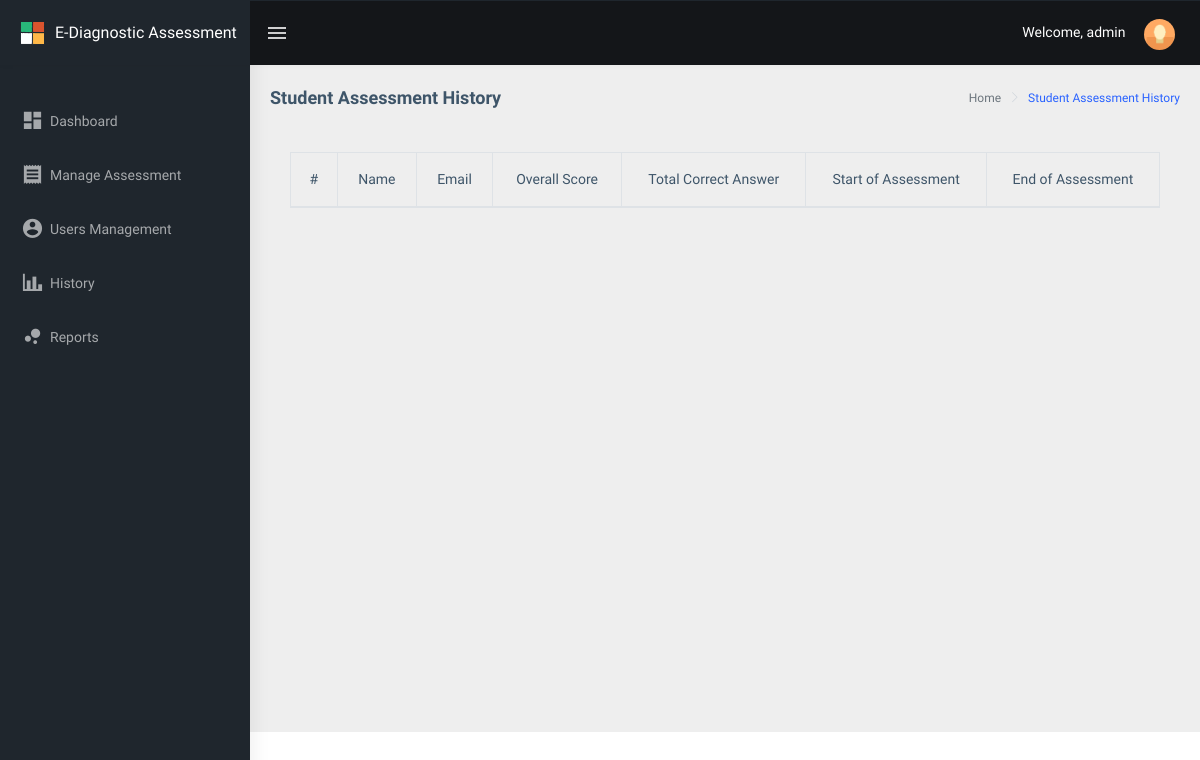
The page /public/main/teacher/history/index.php (signed in) on the database as committed earlier.
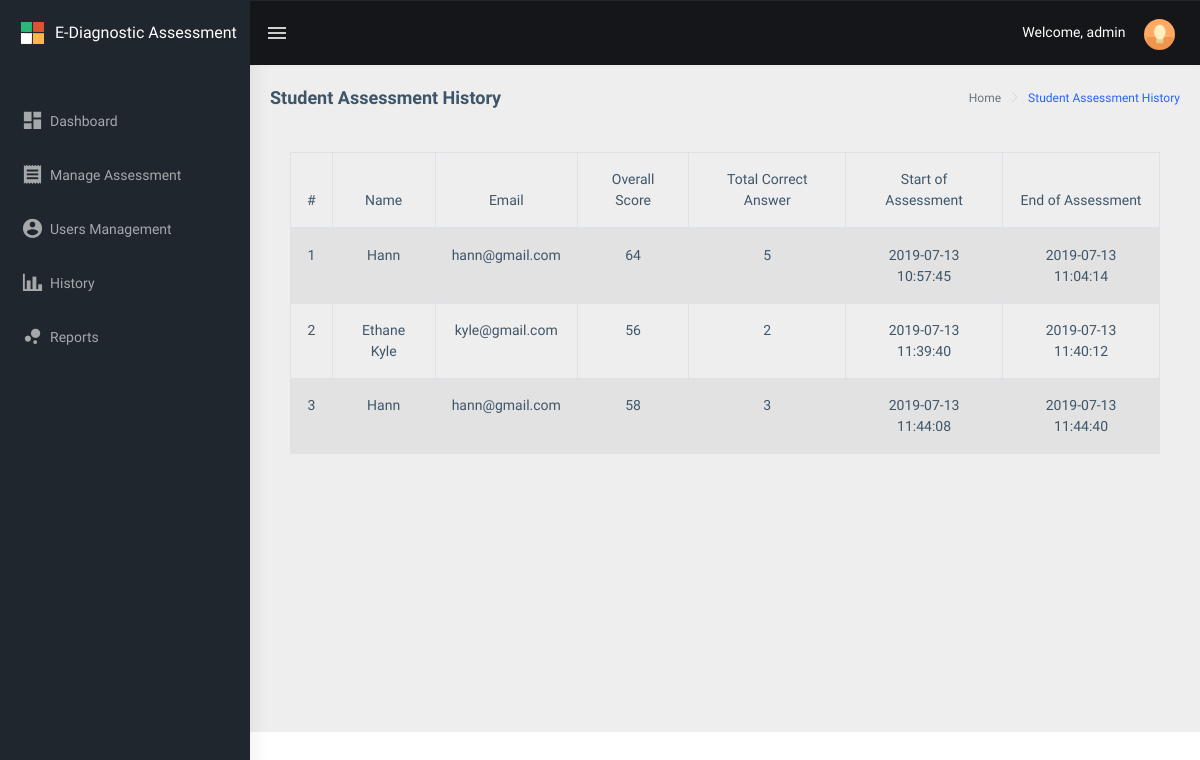
The same page on the database as committed later.
### tables this page shows
CREATE TABLE `drxassessment_assessment_history` (
  `drxassessment_id` int(11) NOT NULL,
  `user_id` int(11) NOT NULL,
  `user_name` text NOT NULL,
  `user_email` text NOT NULL,
  `domain_name` text NOT NULL,
  `questions` text NOT NULL,
  `answer` text NOT NULL,
  `total_correct_answer` int(25) NOT NULL,
  `overall_score` int(100) NOT NULL,
  `created_at` datetime NOT NULL DEFAULT CURRENT_TIMESTAMP,
  `start_at` datetime NOT NULL,
  `end_at` datetime NOT NULL
);

### public/main/teacher/history/index.php (the view, shortened to what this page needs)
<?php
include("../../../../config/common/asdasf9z09x0c90zx90123.php");
$connection->setAttribute(PDO::ATTR_ERRMODE, PDO::ERRMODE_EXCEPTION);
if (!empty($_SESSION['drxassessmentname'])) {
    $drxassessmentname = $_SESSION['drxassessmentname'];
} else {
    $drxassessmentname = "";
}
?>
<!DOCTYPE html>
<html dir="ltr" lang="en">
<head>
    <link href="../../../assets/libs/flot/css/float-chart.css" rel="stylesheet">
    <link href="../../../dist/css/style.min.css" rel="stylesheet">
    <link href="../../../assets/libs/datatables.net-bs4/css/dataTables.bootstrap4.css" rel="stylesheet">
</head>
<body>
    <div id="main-wrapper">
        <header class="topbar" data-navbarbg="skin5">
            <nav class="navbar top-navbar navbar-expand-md navbar-dark">
                <div class="navbar-header" data-logobg="skin5">
                    <a class="navbar-brand" href="../../../main/teacher">
                        <b class="logo-icon p-l-10">
                            <img src="../../../assets/images/logo-icon.png" alt="homepage" class="light-logo" />
                        </b>
                        <span class="logo-text">
                             <span style="font-size: 16px;">E-Diagnostic Assessment</span>
                        </span>
                    </a>
                </div>
                <div class="navbar-collapse collapse" id="navbarSupportedContent" data-navbarbg="skin5">
                    <ul class="navbar-nav float-left mr-auto">
                        <li class="nav-item d-none d-md-block"><a class="nav-link sidebartoggler waves-effect waves-light" href="javascript:void(0)" data-sidebartype="mini-sidebar"><i class="mdi mdi-menu font-24"></i></a></li>
                    </ul>
                    <ul class="navbar-nav float-right">
                        <li class="nav-item dropdown">
                          <span style="color: #fff;">Welcome, <?php echo $drxassessmentname; ?></span>
                            <a class="nav-link dropdown-toggle text-muted waves-effect waves-dark pro-pic" href="" data-toggle="dropdown" aria-haspopup="true" aria-expanded="false"><img src="../../../assets/images/users/1.jpg" alt="user" class="rounded-circle" width="31" height="31"></a>
                        </li>
                    </ul>
                </div>
            </nav>
        </header>
        <aside class="left-sidebar" data-sidebarbg="skin5">
            <div class="scroll-sidebar">
                <nav class="sidebar-nav">
                    <ul id="sidebarnav" class="p-t-30">
                        <li class="sidebar-item"> <a class=" sidebar-link waves-effect waves-dark sidebar-link" href="../../../main/teacher/" aria-expanded="false"><i class="mdi mdi-view-dashboard"></i><span class="hide-menu">Dashboard</span></a></li>
                        <li class="sidebar-item"> <a class="sidebar-link waves-effect waves-dark sidebar-link" href="../assessment/" aria-expanded="false"><i class="mdi mdi-receipt"></i><span class="hide-menu">Manage Assessment </span></a></li>
                        <li class="sidebar-item"> <a class="sidebar-link waves-effect waves-dark sidebar-link" href="../usersmanagement/" aria-expanded="false"><i class="mdi mdi-account-circle"></i><span class="hide-menu">Users Management</span></a></li>
                        <li class="active sidebar-item"> <a class="sidebar-link waves-effect waves-dark sidebar-link" href="../history/" aria-expanded="false"><i class="mdi mdi-chart-bar"></i><span class="hide-menu">History</span></a></li>
                        <li class="sidebar-item"> <a class="sidebar-link waves-effect waves-dark sidebar-link" href="../reports/" aria-expanded="false"><i class="mdi mdi-chart-bubble"></i><span class="hide-menu">Reports</span></a></li>
                    </ul>
                </nav>
            </div>
        </aside>
        <div class="page-wrapper">
             <div class="page-breadcrumb">
                <div class="row">
                    <div class="col-12 d-flex no-block align-items-center">
                        <h4 class="page-title">Student Assessment History</h4>
                        <div class="ml-auto text-right">
                            <nav aria-label="breadcrumb">
                                <ol class="breadcrumb">
                                    <li class="breadcrumb-item active" aria-current="page">Home</li>
                                    <li class="breadcrumb-item active" aria-current="page"><a href="../history/">Student Assessment History</a></li>
                                </ol>
                            </nav>
                        </div>
                    </div>
                </div>
            </div>
            <div class="container-fluid">
			<div class="card-body">
			 <div class="table-responsive">
					<table id="zero_config" class="table table-striped table-bordered">
							<thead>
									<tr>
											<th class="text-center">#</th>
											<th class="text-center">Name</th>
											<th class="text-center">Email</th>
											<th class="text-center">Overall Score</th>
											<th class="text-center">Total Correct Answer</th>
                                            <th class="text-center">Start of Assessment</th>
											<th class="text-center">End of Assessment</th>
									</tr>
							</thead>
							<tbody>
							<?php
    	                          $drx_count = 0;
    							  $result = $connection->prepare("SELECT * FROM drxassessment_assessment_history");
    						      $result->execute();
                              while ($row = $result->fetch(PDO::FETCH_ASSOC)) {
                                  $drx_count++;
    							  $user_email = $row['user_email'];
    							  $user_name = $row['user_name'];
    							  $total_correct_answer = $row['total_correct_answer'];
                                  $overall_score = $row['overall_score'];
                                  $start_at = $row['start_at'];
    							  $end_at = $row['end_at'];
	                         ?>
        							<tr>
        								<td class="text-center"><?php echo $drx_count; ?></td>
        								<td class="text-center"><?php echo $user_name; ?></td>
        								<td class="text-center"><?php echo $user_email; ?></td>
        								<td class="text-center"><?php echo $overall_score; ?></td>
        								<td class="text-center"><?php echo $total_correct_answer; ?></td>
                                        <td class="text-center"><?php echo $start_at; ?></td>
        								<td class="text-center"><?php echo $end_at; ?></td>
        							</tr>
        						<?php } ?>
					</tbody>
			</table>
	</div>
            </div>
        </div>
    </div>
</body>
</html>

Rows that differ between the two databases and show on the page:
added drxassessment_assessment_history: user_name "Hann", user_email "hann@gmail.com", overall_score "64", total_correct_answer "5", start_at "2019-07-13 10:57:45", end_at "2019-07-13 11:04:14"
added drxassessment_assessment_history: user_name "Ethane Kyle", user_email "kyle@gmail.com", overall_score "56", total_correct_answer "2", start_at "2019-07-13 11:39:40", end_at "2019-07-13 11:40:12"
added drxassessment_assessment_history: user_name "Hann", user_email "hann@gmail.com", overall_score "58", total_correct_answer "3", start_at "2019-07-13 11:44:08", end_at "2019-07-13 11:44:40"
